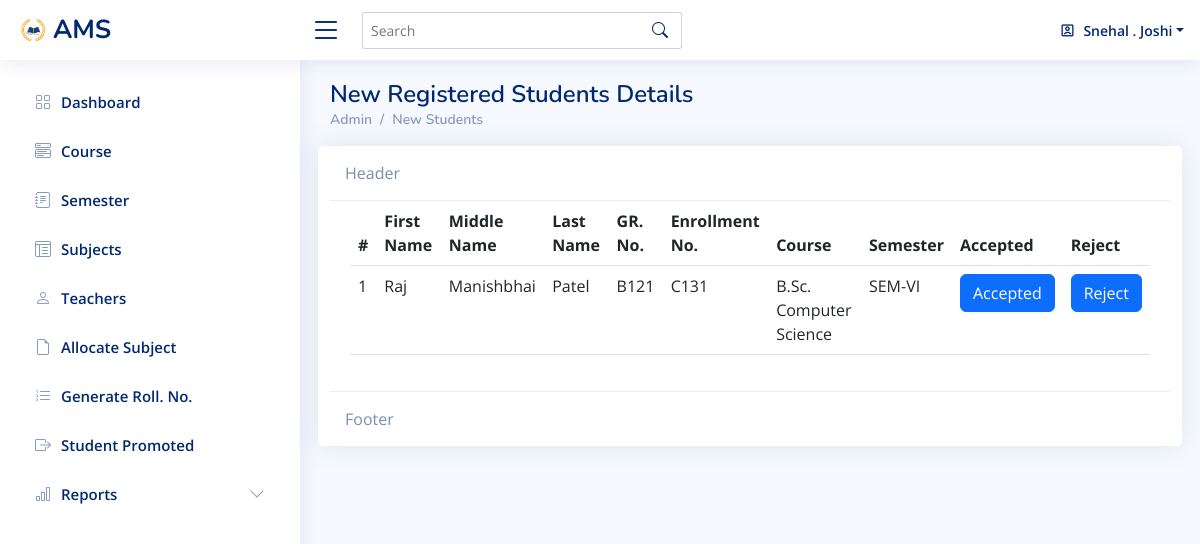
The app's page /students-approval.php (signed in) with its own data.
### tables this page shows
CREATE TABLE IF NOT EXISTS `student` (
  `s_id` int NOT NULL AUTO_INCREMENT,
  `s_fname` varchar(20) NOT NULL,
  `s_mname` varchar(40) NOT NULL,
  `s_lname` varchar(20) NOT NULL,
  `dob` date NOT NULL,
  `gender` varchar(10) NOT NULL,
  `address` varchar(50) NOT NULL,
  `gr_no` varchar(20) NOT NULL,
  `en_no` varchar(20) NOT NULL,
  `contact` varchar(15) NOT NULL,
  `p_contact` varchar(15) NOT NULL,
  `email` varchar(40) NOT NULL,
  `doa` date NOT NULL,
  `password` varchar(30) NOT NULL,
  `roll_no` int NOT NULL DEFAULT '0',
  `approval_status` tinyint(1) NOT NULL DEFAULT '0',
  `course_id` int NOT NULL,
  `sem_id` int NOT NULL,
  PRIMARY KEY (`s_id`),
  KEY `css` (`course_id`),
  KEY `smm` (`sem_id`)
);

CREATE TABLE IF NOT EXISTS `course` (
  `course_id` int NOT NULL AUTO_INCREMENT,
  `course_name` varchar(50) NOT NULL,
  `course_type` varchar(10) NOT NULL,
  `course_sem` varchar(20) NOT NULL,
  PRIMARY KEY (`course_id`),
  UNIQUE KEY `course_id` (`course_id`),
  UNIQUE KEY `course_name` (`course_id`)
);

CREATE TABLE IF NOT EXISTS `semester` (
  `sem_id` int NOT NULL AUTO_INCREMENT,
  `sem_name` varchar(20) NOT NULL,
  PRIMARY KEY (`sem_id`)
);

### students-approval.php (the view, shortened to what this page needs)
<?php
include("database_connect.php");
$selquery="select s.s_id,s.s_fname,s.s_mname,s.s_lname,s.gr_no,s.en_no,s.course_id,
c.course_name,s.sem_id,sm.sem_name
from student s inner join course c on s.course_id = c.course_id
inner join semester sm on s.sem_id=sm.sem_id
where s.approval_status=0" ;
$rsstudents=mysqli_query($con,$selquery);
?>
<!DOCTYPE html>
<html lang="en">
<head>
  <link href="assets/vendor/bootstrap/css/bootstrap.min.css" rel="stylesheet">
  <link href="assets/vendor/bootstrap-icons/bootstrap-icons.css" rel="stylesheet">
  <link href="assets/vendor/boxicons/css/boxicons.min.css" rel="stylesheet">
  <link href="assets/vendor/quill/quill.snow.css" rel="stylesheet">
  <link href="assets/vendor/quill/quill.bubble.css" rel="stylesheet">
  <link href="assets/vendor/remixicon/remixicon.css" rel="stylesheet">
  <link href="assets/vendor/simple-datatables/style.css" rel="stylesheet">
  <link href="assets/css/style.css" rel="stylesheet">
</head>
<body>
  <header id="header" class="header fixed-top d-flex align-items-center">
    <div class="d-flex align-items-center justify-content-between">
      <a href="#" class="logo d-flex align-items-center">
        <img src="img/logo/logoaaa.png" alt="">
        <span class="d-none d-lg-block">AMS</span>
      </a>
      <i class="bi bi-list toggle-sidebar-btn"></i>
    </div>
    <div class="search-bar">
      <form class="search-form d-flex align-items-center" method="POST" action="#">
        <input type="text" name="query" placeholder="Search" title="Enter search keyword">
        <button type="submit" title="Search"><i class="bi bi-search"></i></button>
      </form>
    </div>
    <nav class="header-nav ms-auto">
      <ul class="d-flex align-items-center">
        <li class="nav-item dropdown pe-3">
        <a class="nav-link nav-profile d-flex align-items-center pe-0" href="#" data-bs-toggle="dropdown">
            <i class="ri-account-box-line"></i>
            <span class="d-none d-md-block dropdown-toggle ps-2"><?PHP if(isset($_SESSION["u_name"])) echo $_SESSION["u_name"]; ?></span>
          </a>
        </li>
      </ul>
    </nav>
  </header>
  <aside id="sidebar" class="sidebar">
    <ul class="sidebar-nav" id="sidebar-nav">
      <li class="nav-item">
        <a class="nav-link collapsed" href="admin-dashboard.php">
          <i class="bi bi-grid"></i>
          <span>Dashboard</span>
        </a>
      </li>
      <li class="nav-item">
        <a class="nav-link collapsed"  href="course.php">
          <i class="bi bi-menu-button-wide"></i><span>Course</span>
        </a>
      </li>
      <li class="nav-item">
        <a class="nav-link collapsed"  href="semester.php">
          <i class="bi bi-journal-text"></i><span>Semester</span>
        </a>
      </li>
      <li class="nav-item">
        <a class="nav-link collapsed"  href="subjects.php">
          <i class="bi bi-layout-text-window-reverse"></i><span>Subjects</span>
        </a>
      </li>
      <li class="nav-item">
        <a class="nav-link collapsed"  href="teacher.php">
          <i class="bi bi-person"></i><span>Teachers</span>
        </a>
      </li>
      <li class="nav-item">
        <a class="nav-link collapsed"  href="allocate-subject.php">
          <i class="bi bi-file-earmark"></i><span>Allocate Subject</span>
        </a>
      </li>
      <li class="nav-item">
        <a class="nav-link collapsed"  href="Generate-rollno.php">
          <i class="bi bi-list-ol"></i><span>Generate Roll. No.</span>
        </a>
      </li>
      <li class="nav-item">
        <a class="nav-link collapsed"  href="student_promot.php">
          <i class="bi bi-box-arrow-right"></i><span>Student Promoted</span>
        </a>
      </li>
      <li class="nav-item">
        <a class="nav-link collapsed" data-bs-target="#icons-nav" data-bs-toggle="collapse" href="Reports.php">
          <i class="bi bi-bar-chart"></i><span>Reports</span><i class="bi bi-chevron-down ms-auto"></i>
        </a>
      </li>
         </ul>
  </aside>
  <main id="main" class="main">
    <div class="pagetitle">
      <h1>New Registered Students Details</h1>
      <nav>
        <ol class="breadcrumb">
        <li class="breadcrumb-item"><a href="index.html">Admin</a></li>
          <li class="breadcrumb-item">New Students</li>
        </ol>
      </nav>
    </div>
    <section class="section">
      <div class="row">
      <div class="card">
            <div class="card-header">Header</div>
            <div class="card-body">
            <table class="table datatable">
                <thead>
                  <tr>
                    <th scope="col">#</th>
                    <th scope="col">First Name</th>
                    <th scope="col">Middle Name</th>
                    <th scope="col">Last Name</th>
                    <th scope="col">GR. No.</th>
                    <th scope="col">Enrollment No.</th>
                    <th scope="col">Course</th>
                    <th scope="col">Semester</th>
                    <th scope="col">Accepted</th>
                    <th scope="col">Reject</th>
                  </tr>
                </thead>
                <tbody>
                  <?php
                   if(!$rsstudents)
                   {
                      echo "<tr><td colspan='9'> no records found...</td></tr>";
                   }
                   else
                   {
                      $cnt=1;
                      while($row=mysqli_fetch_row($rsstudents))
                      {
                          echo "<tr>";
                          echo "<td>".$cnt."</td>";
                          echo "<td>".$row[1]."</td>";
                          echo "<td>".$row[2]."</td>";
                          echo "<td>".$row[3]."</td>";
                          echo "<td>".$row[4]."</td>";
                          echo "<td>".$row[5]."</td>";
                          echo "<td>".$row[7]."</td>";
                          echo "<td>".$row[9]."</td>";
                          echo "<td><a class='btn btn-primary' href='students-approval.php?asid=".$row[0]."'>Accepted</a></td>";
                          echo "<td><a class='btn btn-primary' href='students-approval.php?rsid=".$row[0]."'>Reject</a></td>";
                          echo "</tr>";
                          $cnt=$cnt+1;
                      }
                   }
                  ?>
                </tbody>
              </table>
            </div>
            <div class="card-footer">
              Footer
            </div>
          </div>
      </div>
    </section>
  </main>
</body>
</html>

### assets/css/style.css (style rules this page uses)
:root { scroll-behavior: smooth; }
body { font-family: "Open Sans", sans-serif; background: #f6f9ff; color: #444444; }
a { color: #4154f1; text-decoration: none; }
h1, h2, h3, h4, h5, h6 { font-family: "Nunito", sans-serif; }
#main { margin-top: 60px; padding: 20px 30px; transition: all 0.3s; }
.pagetitle { margin-bottom: 10px; }
.pagetitle h1 { font-size: 24px; margin-bottom: 0; font-weight: 600; color: #012970; }
.card { margin-bottom: 30px; border: none; border-radius: 5px; box-shadow: 0px 0 30px rgba(1, 41, 112, 0.1); }
.card-header, .card-footer { border-color: #ebeef4; background-color: #fff; color: #798eb3; padding: 15px; }
.card-body { padding: 0 20px 20px 20px; }
.breadcrumb { font-size: 14px; font-family: "Nunito", sans-serif; color: #899bbd; font-weight: 600; }
.breadcrumb a { color: #899bbd; transition: 0.3s; }
.breadcrumb .breadcrumb-item::before { color: #899bbd; }
.logo { line-height: 1; }
@media (min-width: 1200px) { .logo { width: 280px; } }
.logo img { max-height: 26px; margin-right: 6px; }
.logo span { font-size: 26px; font-weight: 700; color: #012970; font-family: "Nunito", sans-serif; }
.header { transition: all 0.5s; z-index: 997; height: 60px; box-shadow: 0px 2px 20px rgba(1, 41, 112, 0.1); background-color: #fff; padding-left: 20px; }
.header .toggle-sidebar-btn { font-size: 32px; padding-left: 10px; cursor: pointer; color: #012970; }
.header .search-bar { min-width: 360px; padding: 0 20px; }
.header .search-form { width: 100%; }
.header .search-form input { border: 0; font-size: 14px; color: #012970; border: 1px solid rgba(1, 41, 112, 0.2); padding: 7px 38px 7px 8px; border-radius: 3px; transition: 0.3s; width: 100%; }
.header .search-form button { border: 0; padding: 0; margin-left: -30px; background: none; }
.header .search-form button i { color: #012970; }
.header-nav ul { list-style: none; }
.header-nav>ul { margin: 0; padding: 0; }
.header-nav .nav-profile { color: #012970; }
.header-nav .nav-profile span { font-size: 14px; font-weight: 600; }
.sidebar { position: fixed; top: 60px; left: 0; bottom: 0; width: 300px; z-index: 996; transition: all 0.3s; padding: 20px; overflow-y: auto; scrollbar-width: thin; scrollbar-color: #aab7cf transparent; box-shadow: 0px 0px 20px rgba(1, 41, 112, 0.1); background-color: #fff; }
@media (min-width: 1200px) { #main, #footer { margin-left: 300px; } }
.sidebar-nav { padding: 0; margin: 0; list-style: none; }
.sidebar-nav li { padding: 0; margin: 0; list-style: none; }
.sidebar-nav .nav-item { margin-bottom: 5px; }
.sidebar-nav .nav-link { display: flex; align-items: center; font-size: 15px; font-weight: 600; color: #4154f1; transition: 0.3; background: #f6f9ff; padding: 10px 15px; border-radius: 4px; }
.sidebar-nav .nav-link i { font-size: 16px; margin-right: 10px; color: #4154f1; }
.sidebar-nav .nav-link.collapsed { color: #012970; background: #fff; }
.sidebar-nav .nav-link.collapsed i { color: #899bbd; }
.sidebar-nav .nav-link .bi-chevron-down { margin-right: 0; transition: transform 0.2s ease-in-out; }

### records on screen
student: s_fname "Raj", s_mname "Manishbhai", s_lname "Patel", gr_no "B121", en_no "C131", course.course_name "B.Sc. Computer Science", sem.sem_name "SEM-VI"

### other values on screen
$_SESSION["u_name"] "Snehal . Joshi"
